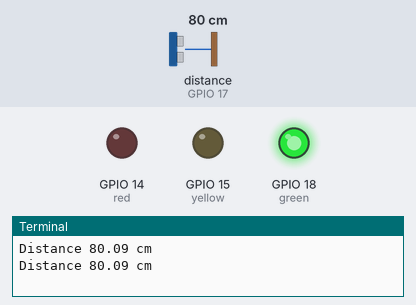
This program was run on a simulated Raspberry Pi (BCM pin numbers). Shown: output pins drawn as LEDs (lit = HIGH), the last lines printed to the terminal. The test bench sets the inputs (shaded band); at power-on: distance to the obstacle (sensor on GPIO 17) 80 cm. The echo pulse lasts 58.3 µs per cm; the clock reads 2024-03-15 10:24:30 at power-on unless the program sets it; pins used as bus, display or sensor lines are not drawn.

Above: at 1.2 s.
1.3 s: distance to the obstacle (sensor on GPIO 17) set to 53 cm
5.4 s: distance to the obstacle (sensor on GPIO 17) set to 45 cm
At 6.4 s:
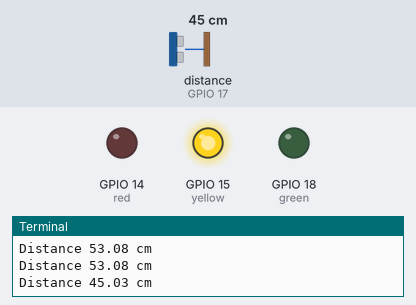
9.5 s: distance to the obstacle (sensor on GPIO 17) set to 22 cm
13.0 s: distance to the obstacle (sensor on GPIO 17) set to 18 cm
At 13.6 s:
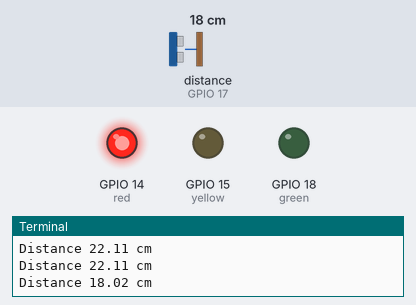
17.1 s: distance to the obstacle (sensor on GPIO 17) set to 35 cm
At 18.8 s:
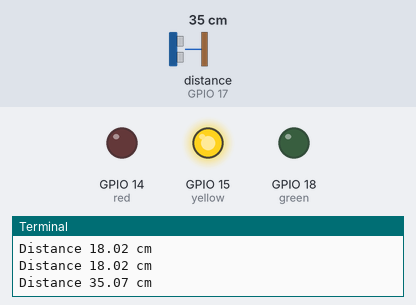
21.2 s: distance to the obstacle (sensor on GPIO 17) set to 2 cm
At 22.4 s:
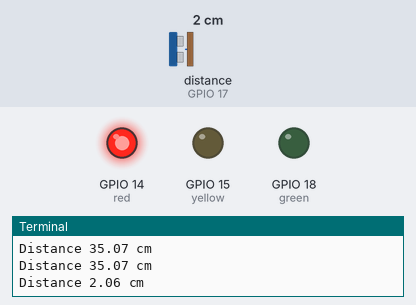
Timing chart, 0 to 24.2 s (numbered marks = the images above; inputs shaded):
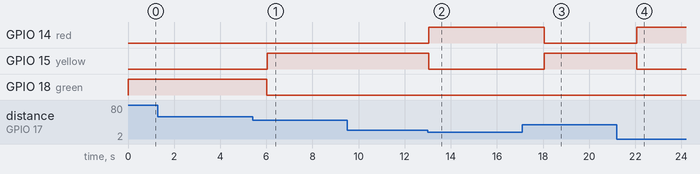

The program:

07_Ultrasonic_distance_sensor.py
```python
'''
Exp 7: Interfacing Ultrasonic Sensor with Raspberry Pi

Aim:
Connect an ultrasonic sensor with Raspberry Pi.
Ultrasonic sensor measures distance of objects from the sensor.
The set up should act like a parking sensor system where if detects objects too close a red LED needs to light up.
If objects are at a safe distance, green LED should light up.
If an object nears the sensor, orange LED needs to light up.
The red/yellow/green threshold distances can be set as any values.

Reference : https://pimylifeup.com/raspberry-pi-distance-sensor/
'''

import time
from RPi import GPIO

GPIO.setmode(GPIO.BCM)
GPIO.setwarnings(False)

red = 14
yellow = 15
green = 18
pin_trig = 4
pin_echo = 17

GPIO.setup(pin_trig,GPIO.OUT)
GPIO.setup(pin_echo,GPIO.IN)
GPIO.setup(pin_trig,GPIO.LOW)

GPIO.setup(red,GPIO.OUT,initial=GPIO.LOW)
GPIO.setup(yellow,GPIO.OUT,initial=GPIO.LOW)
GPIO.setup(green,GPIO.OUT,initial=GPIO.LOW)

try:
    while True:
        GPIO.output(pin_trig,GPIO.HIGH)
        time.sleep(0.0001)
        GPIO.output(pin_trig,GPIO.LOW)

        while GPIO.input(pin_echo)==0:
            pulse_start= time.time()
        while GPIO.input(pin_echo)==1:
            pulse_end= time.time()

        duration = pulse_end-pulse_start
        distance = round(duration*17150, 2)
        print("Distance",distance,"cm")

        if(distance <= 20):
            GPIO.output(red, GPIO.HIGH)
            time.sleep(1)
            GPIO.output(red,GPIO.LOW)

        elif(distance <= 50):
            GPIO.output(yellow, GPIO.HIGH)
            time.sleep(1)
            GPIO.output(yellow,GPIO.LOW)

        else:
            GPIO.output(green, GPIO.HIGH)
            time.sleep(1)
            GPIO.output(green,GPIO.LOW)

finally:
    GPIO.cleanup
```

Measured:
- the behaviour switches between 50 and 49 cm on distance to the obstacle (sensor on GPIO 17) (found by bisection; images 0 and 1)
- the behaviour switches between 20 and 19 cm on distance to the obstacle (sensor on GPIO 17) (found by bisection; images 1 and 2)
- after the input at 5.4 s, GPIO 15 (yellow): LOW → HIGH after 0.63 s; GPIO 18 (green): HIGH → LOW after 0.63 s
- after the input at 13.0 s, GPIO 14 (red): LOW → HIGH after 0.05 s; GPIO 15 (yellow): HIGH → LOW after 0.05 s
- after the input at 17.1 s, GPIO 14 (red): HIGH → LOW after 0.96 s; GPIO 15 (yellow): LOW → HIGH after 0.96 s
- after the input at 21.2 s, GPIO 14 (red): LOW → HIGH after 0.87 s; GPIO 15 (yellow): HIGH → LOW after 0.87 s
